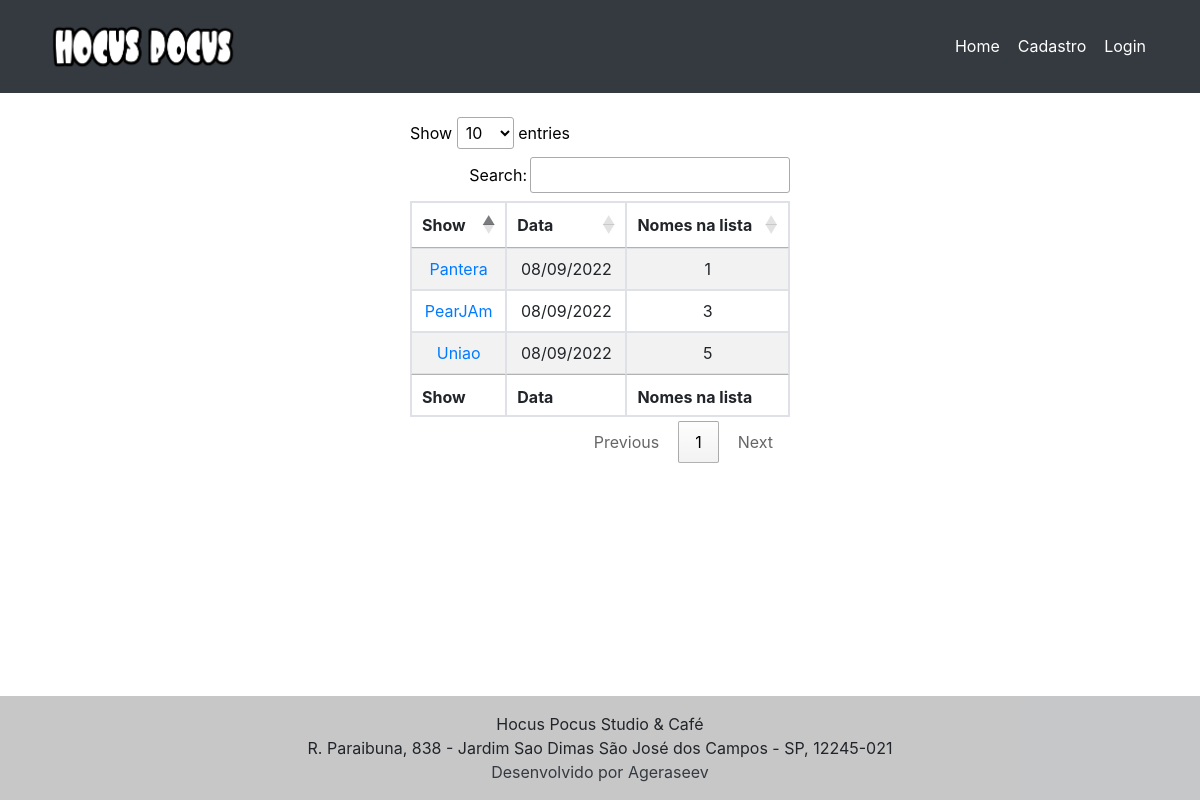
Before: /listaevento with the older database file.
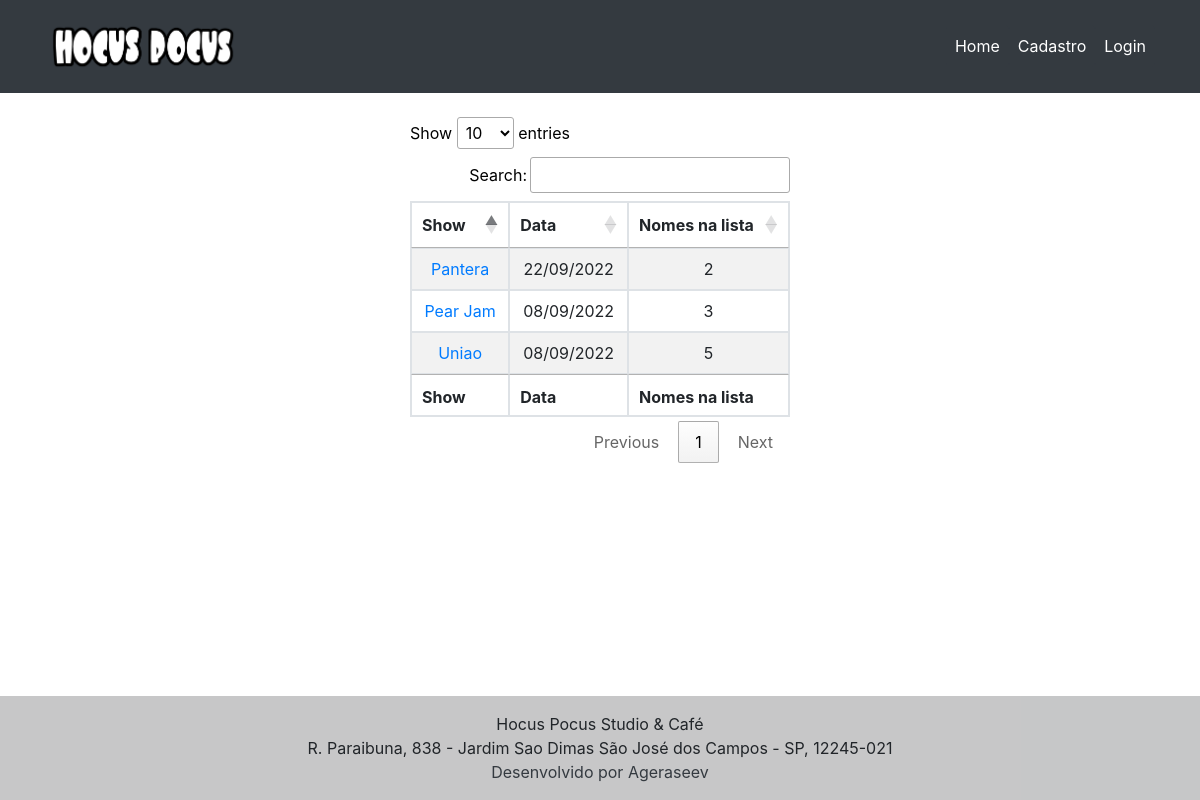
After: the same page with the newer database file.
### show/models.py (models this page shows, shortened)
class Show(models.Model):
    titulo_show = models.CharField(max_length=100, )
    descricao_show = models.CharField(max_length=300)
    horario_do_show = models.CharField(max_length=100, null=True)
    data_do_show = models.DateField(null=True)
    banner = models.ImageField(upload_to='static/banners', blank=True)
    publicada = models.BooleanField(default=False)

class NomeLista(models.Model):
    sem_registro = models.ForeignKey(UsuarioSemRegistro, on_delete=models.CASCADE, blank=True, null= True)
    roqueiro = models.ForeignKey(Usuario, on_delete=models.CASCADE, blank=True, null= True)
    pagamento = models.BooleanField(default=False)
    comprovante = models.ImageField(upload_to='static/comprovantes', blank=True)
    lista_reserva = models.ForeignKey(Show, on_delete=models.CASCADE, blank=True, null= True,)
    class Meta:
        unique_together = ('roqueiro', 'lista_reserva')

### show/views.py (the view)
# urls.py: path('listaevento', listaevento, name='listaevento'),
def listaevento(request):
    roqueiros = NomeLista.objects.all()
    show = Show.objects.filter(publicada=True)
    dados = {
        'roqueiro': roqueiros,
             'show': show,
    }
    return render(request, 'listaevento.html', dados)

### templates/listaevento.html (shortened to what this page needs)
{% extends 'base.html' %}
{% load static %}
{% block content %}
<link rel="stylesheet" href="https://cdn.datatables.net/1.10.2/css/jquery.dataTables.min.css">
<body>
<div class="container mt-4">
    <div class="row">
        <div class="col-sm"></div>
        <div class="col-sm">
            <div class="row header" style="text-align:center;color:black">
<table id="example" class="table table-striped table-bordered" style="width:100%">
        <thead>
            <tr>
                <th>Show</th>
                <th>Data</th>
                <th>Nomes na lista</th>
            </tr>
        </thead>
        <tbody>
            {% for shows in show %}
                                    <tr>
                                        <td> <a href="{% url 'lista' %}/{{ shows.id }} " > {{ shows.titulo_show }} </a> </td>
                                        <td>{{ shows.data_do_show|date:"SHORT_DATE_FORMAT" }}</td>
                                        <td>{{ shows.nomelista_set.all|length }} </td>
                                    </tr>
            {% endfor %}
        </tbody>
        <tfoot>
            <tr>
                <th>Show</th>
                <th>Data</th>
                <th>Nomes na lista</th>
            </tr>
        </tfoot>
    </table>
            </div>
        </div>
        <div class="col-sm"></div>
    </div>
</div>
{% endblock %}

Changed rows visible on the page:
changed Show "Pantera": data_do_show "08/09/2022" → "22/09/2022"; nomelista_set.all|length "1" → "2"
changed Show id 3: titulo_show "PearJAm" → "Pear Jam"
